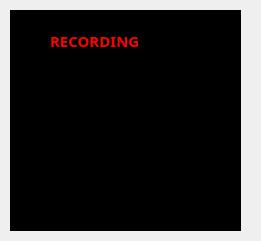
   <widget class="QWidget" name="cameraRecordDisplay" native="true">
    <property name="geometry">
     <rect>
      <x>490</x>
      <y>40</y>
      <width>261</width>
      <height>241</height>
     </rect>
    </property>
    <widget class="QTableView" name="cameraRecordSettingsWindow">
     <property name="geometry">
      <rect>
       <x>10</x>
       <y>10</y>
       <width>231</width>
       <height>221</height>
      </rect>
     </property>
     <property name="palette">
      <palette>
       <active>
        <colorrole role="WindowText">
         <brush brushstyle="SolidPattern">
          <color alpha="255">
           <red>255</red>
           <green>255</green>
           <blue>255</blue>
          </color>
         </brush>
        </colorrole>
        <colorrole role="Button">
         <brush brushstyle="SolidPattern">
          <color alpha="255">
           <red>0</red>
           <green>0</green>
           <blue>0</blue>
          </color>
         </brush>
        </colorrole>
        <colorrole role="Light">
         <brush brushstyle="SolidPattern">
          <color alpha="255">
           <red>0</red>
           <green>0</green>
           <blue>0</blue>
          </color>
         </brush>
        </colorrole>
        <colorrole role="Midlight">
         <brush brushstyle="SolidPattern">
          <color alpha="255">
           <red>0</red>
           <green>0</green>
           <blue>0</blue>
          </color>
         </brush>
        </colorrole>
        <colorrole role="Dark">
         <brush brushstyle="SolidPattern">
          <color alpha="255">
           <red>0</red>
           <green>0</green>
           <blue>0</blue>
          </color>
         </brush>
        </colorrole>
        <colorrole role="Mid">
         <brush brushstyle="SolidPattern">
          <color alpha="255">
           <red>0</red>
           <green>0</green>
           <blue>0</blue>
          </color>
         </brush>
        </colorrole>
        <colorrole role="Text">
         <brush brushstyle="SolidPattern">
          <color alpha="255">
           <red>203</red>
           <green>194</green>
           <blue>186</blue>
          </color>
         </brush>
        </colorrole>
        <colorrole role="BrightText">
         <brush brushstyle="SolidPattern">
          <color alpha="255">
           <red>255</red>
           <green>255</green>
           <blue>255</blue>
          </color>
         </brush>
        </colorrole>
        <colorrole role="ButtonText">
         <brush brushstyle="SolidPattern">
          <color alpha="255">
           <red>255</red>
           <green>255</green>
           <blue>255</blue>
          </color>
         </brush>
        </colorrole>
        <colorrole role="Base">
         <brush brushstyle="SolidPattern">
          <color alpha="255">
           <red>0</red>
           <green>0</green>
           <blue>0</blue>
          </color>
         </brush>
        </colorrole>
        <colorrole role="Window">
         <brush brushstyle="SolidPattern">
          <color alpha="255">
           <red>0</red>
           <green>0</green>
           <blue>0</blue>
          </color>
         </brush>
        </colorrole>
        <colorrole role="Shadow">
         <brush brushstyle="SolidPattern">
          <color alpha="255">
           <red>0</red>
           <green>0</green>
           <blue>0</blue>
          </color>
         </brush>
        </colorrole>
        <colorrole role="AlternateBase">
         <brush brushstyle="SolidPattern">
          <color alpha="255">
           <red>0</red>
           <green>0</green>
           <blue>0</blue>
          </color>
         </brush>
        </colorrole>
        <colorrole role="ToolTipBase">
         <brush brushstyle="SolidPattern">
          <color alpha="255">
           <red>255</red>
           <green>255</green>
           <blue>220</blue>
          </color>
         </brush>
        </colorrole>
        <colorrole role="ToolTipText">
         <brush brushstyle="SolidPattern">
          <color alpha="255">
           <red>0</red>
           <green>0</green>
           <blue>0</blue>
          </color>
         </brush>
        </colorrole>
       </active>
       <inactive>
        <colorrole role="WindowText">
         <brush brushstyle="SolidPattern">
          <color alpha="255">
           <red>255</red>
           <green>255</green>
           <blue>255</blue>
          </color>
         </brush>
        </colorrole>
        <colorrole role="Button">
         <brush brushstyle="SolidPattern">
          <color alpha="255">
           <red>0</red>
           <green>0</green>
           <blue>0</blue>
          </color>
         </brush>
        </colorrole>
        <colorrole role="Light">
         <brush brushstyle="SolidPattern">
          <color alpha="255">
           <red>0</red>
           <green>0</green>
           <blue>0</blue>
          </color>
         </brush>
        </colorrole>
        <colorrole role="Midlight">
         <brush brushstyle="SolidPattern">
          <color alpha="255">
           <red>0</red>
           <green>0</green>
           <blue>0</blue>
          </color>
         </brush>
        </colorrole>
        <colorrole role="Dark">
         <brush brushstyle="SolidPattern">
          <color alpha="255">
           <red>0</red>
           <green>0</green>
           <blue>0</blue>
          </color>
         </brush>
        </colorrole>
        <colorrole role="Mid">
         <brush brushstyle="SolidPattern">
          <color alpha="255">
           <red>0</red>
           <green>0</green>
           <blue>0</blue>
          </color>
         </brush>
        </colorrole>
        <colorrole role="Text">
         <brush brushstyle="SolidPattern">
          <color alpha="255">
           <red>203</red>
           <green>194</green>
           <blue>186</blue>
          </color>
         </brush>
        </colorrole>
        <colorrole role="BrightText">
         <brush brushstyle="SolidPattern">
          <color alpha="255">
           <red>255</red>
           <green>255</green>
           <blue>255</blue>
          </color>
         </brush>
        </colorrole>
        <colorrole role="ButtonText">
         <brush brushstyle="SolidPattern">
          <color alpha="255">
           <red>255</red>
           <green>255</green>
           <blue>255</blue>
          </color>
         </brush>
        </colorrole>
        <colorrole role="Base">
         <brush brushstyle="SolidPattern">
          <color alpha="255">
           <red>0</red>
           <green>0</green>
           <blue>0</blue>
          </color>
         </brush>
        </colorrole>
        <colorrole role="Window">
         <brush brushstyle="SolidPattern">
          <color alpha="255">
           <red>0</red>
           <green>0</green>
           <blue>0</blue>
          </color>
         </brush>
        </colorrole>
        <colorrole role="Shadow">
         <brush brushstyle="SolidPattern">
          <color alpha="255">
           <red>0</red>
           <green>0</green>
           <blue>0</blue>
          </color>
         </brush>
        </colorrole>
        <colorrole role="AlternateBase">
         <brush brushstyle="SolidPattern">
          <color alpha="255">
           <red>0</red>
           <green>0</green>
           <blue>0</blue>
          </color>
         </brush>
        </colorrole>
        <colorrole role="ToolTipBase">
         <brush brushstyle="SolidPattern">
          <color alpha="255">
           <red>255</red>
           <green>255</green>
           <blue>220</blue>
          </color>
         </brush>
        </colorrole>
        <colorrole role="ToolTipText">
         <brush brushstyle="SolidPattern">
          <color alpha="255">
           <red>0</red>
           <green>0</green>
           <blue>0</blue>
          </color>
         </brush>
        </colorrole>
       </inactive>
       <disabled>
        <colorrole role="WindowText">
         <brush brushstyle="SolidPattern">
          <color alpha="255">
           <red>0</red>
           <green>0</green>
           <blue>0</blue>
          </color>
         </brush>
        </colorrole>
        <colorrole role="Button">
         <brush brushstyle="SolidPattern">
          <color alpha="255">
           <red>0</red>
           <green>0</green>
           <blue>0</blue>
          </color>
         </brush>
        </colorrole>
        <colorrole role="Light">
         <brush brushstyle="SolidPattern">
          <color alpha="255">
           <red>0</red>
           <green>0</green>
           <blue>0</blue>
          </color>
         </brush>
        </colorrole>
        <colorrole role="Midlight">
         <brush brushstyle="SolidPattern">
          <color alpha="255">
           <red>0</red>
           <green>0</green>
           <blue>0</blue>
          </color>
         </brush>
        </colorrole>
        <colorrole role="Dark">
         <brush brushstyle="SolidPattern">
          <color alpha="255">
           <red>0</red>
           <green>0</green>
           <blue>0</blue>
          </color>
         </brush>
        </colorrole>
        <colorrole role="Mid">
         <brush brushstyle="SolidPattern">
          <color alpha="255">
           <red>0</red>
           <green>0</green>
           <blue>0</blue>
          </color>
         </brush>
        </colorrole>
        <colorrole role="Text">
         <brush brushstyle="SolidPattern">
          <color alpha="255">
           <red>0</red>
           <green>0</green>
           <blue>0</blue>
          </color>
         </brush>
        </colorrole>
        <colorrole role="BrightText">
         <brush brushstyle="SolidPattern">
          <color alpha="255">
           <red>255</red>
           <green>255</green>
           <blue>255</blue>
          </color>
         </brush>
        </colorrole>
        <colorrole role="ButtonText">
         <brush brushstyle="SolidPattern">
          <color alpha="255">
           <red>0</red>
           <green>0</green>
           <blue>0</blue>
          </color>
         </brush>
        </colorrole>
        <colorrole role="Base">
         <brush brushstyle="SolidPattern">
          <color alpha="255">
           <red>0</red>
           <green>0</green>
           <blue>0</blue>
          </color>
         </brush>
        </colorrole>
        <colorrole role="Window">
         <brush brushstyle="SolidPattern">
          <color alpha="255">
           <red>0</red>
           <green>0</green>
           <blue>0</blue>
          </color>
         </brush>
        </colorrole>
        <colorrole role="Shadow">
         <brush brushstyle="SolidPattern">
          <color alpha="255">
           <red>0</red>
           <green>0</green>
           <blue>0</blue>
          </color>
         </brush>
        </colorrole>
        <colorrole role="AlternateBase">
         <brush brushstyle="SolidPattern">
          <color alpha="255">
           <red>0</red>
           <green>0</green>
           <blue>0</blue>
          </color>
         </brush>
        </colorrole>
        <colorrole role="ToolTipBase">
         <brush brushstyle="SolidPattern">
          <color alpha="255">
           <red>255</red>
           <green>255</green>
           <blue>220</blue>
          </color>
         </brush>
        </colorrole>
        <colorrole role="ToolTipText">
         <brush brushstyle="SolidPattern">
          <color alpha="255">
           <red>0</red>
           <green>0</green>
           <blue>0</blue>
          </color>
         </brush>
        </colorrole>
       </disabled>
      </palette>
     </property>
    </widget>
    <widget class="QLabel" name="FocusLBL">
     <property name="geometry">
      <rect>
       <x>30</x>
       <y>150</y>
       <width>70</width>
       <height>20</height>
      </rect>
     </property>
     <property name="font">
      <font>
       <family>Mangal</family>
       <pointsize>10</pointsize>
       <weight>50</weight>
       <bold>false</bold>
      </font>
     </property>
     <property name="text">
      <string>FOCUS</string>
     </property>
    </widget>
    <widget class="QLabel" name="SFLLBL">
     <property name="geometry">
      <rect>
       <x>30</x>
       <y>170</y>
       <width>70</width>
       <height>20</height>
      </rect>
     </property>
     <property name="font">
      <font>
       <family>Mangal</family>
       <pointsize>10</pointsize>
       <weight>50</weight>
       <bold>false</bold>
      </font>
     </property>
     <property name="text">
      <string>SFL</string>
     </property>
    </widget>
    <widget class="QLabel" name="DelayLBL">
     <property name="geometry">
      <rect>
       <x>30</x>
       <y>130</y>
       <width>70</width>
       <height>20</height>
      </rect>
     </property>
     <property name="font">
      <font>
       <family>Mangal</family>
       <pointsize>10</pointsize>
       <weight>50</weight>
       <bold>false</bold>
      </font>
     </property>
     <property name="text">
      <string>DELAY</string>
     </property>
    </widget>
    <widget class="QLabel" name="BulbLBL">
     <property name="geometry">
      <rect>
       <x>30</x>
       <y>190</y>
       <width>70</width>
       <height>20</height>
      </rect>
     </property>
     <property name="font">
      <font>
       <family>Mangal</family>
       <pointsize>10</pointsize>
       <weight>50</weight>
       <bold>false</bold>
      </font>
     </property>
     <property name="text">
      <string>BULB</string>
     </property>
    </widget>
    <widget class="QLabel" name="EXPLBL">
     <property name="geometry">
      <rect>
       <x>30</x>
       <y>110</y>
       <width>71</width>
       <height>16</height>
      </rect>
     </property>
     <property name="font">
      <font>
       <family>Mangal</family>
       <pointsize>10</pointsize>
       <weight>50</weight>
       <bold>false</bold>
      </font>
     </property>
     <property name="text">
      <string>EXP</string>
     </property>
    </widget>
    <widget class="QLabel" name="CameraLBL">
     <property name="geometry">
      <rect>
       <x>30</x>
       <y>70</y>
       <width>71</width>
       <height>16</height>
      </rect>
     </property>
     <property name="font">
      <font>
       <family>Mangal</family>
       <pointsize>11</pointsize>
       <weight>50</weight>
       <bold>false</bold>
      </font>
     </property>
     <property name="text">
      <string>CAMERA</string>
     </property>
    </widget>
    <widget class="QLabel" name="label">
     <property name="geometry">
      <rect>
       <x>50</x>
       <y>20</y>
       <width>111</width>
       <height>41</height>
      </rect>
     </property>
     <property name="palette">
      <palette>
       <active>
        <colorrole role="WindowText">
         <brush brushstyle="SolidPattern">
          <color alpha="255">
           <red>255</red>
           <green>0</green>
           <blue>0</blue>
          </color>
         </brush>
        </colorrole>
        <colorrole role="Text">
         <brush brushstyle="SolidPattern">
          <color alpha="255">
           <red>255</red>
           <green>0</green>
           <blue>0</blue>
          </color>
         </brush>
        </colorrole>
        <colorrole role="BrightText">
         <brush brushstyle="SolidPattern">
          <color alpha="255">
           <red>255</red>
           <green>0</green>
           <blue>0</blue>
          </color>
         </brush>
        </colorrole>
        <colorrole role="ButtonText">
         <brush brushstyle="SolidPattern">
          <color alpha="255">
           <red>255</red>
           <green>0</green>
           <blue>0</blue>
          </color>
         </brush>
        </colorrole>
        <colorrole role="HighlightedText">
         <brush brushstyle="SolidPattern">
          <color alpha="255">
           <red>255</red>
           <green>0</green>
           <blue>0</blue>
          </color>
         </brush>
        </colorrole>
       </active>
       <inactive>
        <colorrole role="WindowText">
         <brush brushstyle="SolidPattern">
          <color alpha="255">
           <red>255</red>
           <green>0</green>
           <blue>0</blue>
          </color>
         </brush>
        </colorrole>
        <colorrole role="Text">
         <brush brushstyle="SolidPattern">
          <color alpha="255">
           <red>255</red>
           <green>0</green>
           <blue>0</blue>
          </color>
         </brush>
        </colorrole>
        <colorrole role="BrightText">
         <brush brushstyle="SolidPattern">
          <color alpha="255">
           <red>255</red>
           <green>0</green>
           <blue>0</blue>
          </color>
         </brush>
        </colorrole>
        <colorrole role="ButtonText">
         <brush brushstyle="SolidPattern">
          <color alpha="255">
           <red>255</red>
           <green>0</green>
           <blue>0</blue>
          </color>
         </brush>
        </colorrole>
        <colorrole role="HighlightedText">
         <brush brushstyle="SolidPattern">
          <color alpha="255">
           <red>255</red>
           <green>0</green>
           <blue>0</blue>
          </color>
         </brush>
        </colorrole>
       </inactive>
       <disabled>
        <colorrole role="WindowText">
         <brush brushstyle="SolidPattern">
          <color alpha="255">
           <red>8</red>
           <green>17</green>
           <blue>23</blue>
          </color>
         </brush>
        </colorrole>
        <colorrole role="Text">
         <brush brushstyle="SolidPattern">
          <color alpha="255">
           <red>8</red>
           <green>17</green>
           <blue>23</blue>
          </color>
         </brush>
        </colorrole>
        <colorrole role="BrightText">
         <brush brushstyle="SolidPattern">
          <color alpha="255">
           <red>255</red>
           <green>0</green>
           <blue>0</blue>
          </color>
         </brush>
        </colorrole>
        <colorrole role="ButtonText">
         <brush brushstyle="SolidPattern">
          <color alpha="255">
           <red>8</red>
           <green>17</green>
           <blue>23</blue>
          </color>
         </brush>
        </colorrole>
        <colorrole role="HighlightedText">
         <brush brushstyle="SolidPattern">
          <color alpha="255">
           <red>255</red>
           <green>0</green>
           <blue>0</blue>
          </color>
         </brush>
        </colorrole>
       </disabled>
      </palette>
     </property>
     <property name="font">
      <font>
       <family>Mangal</family>
       <pointsize>11</pointsize>
       <weight>75</weight>
       <bold>true</bold>
      </font>
     </property>
     <property name="text">
      <string>RECORDING</string>
     </property>
    </widget>
   </widget>
